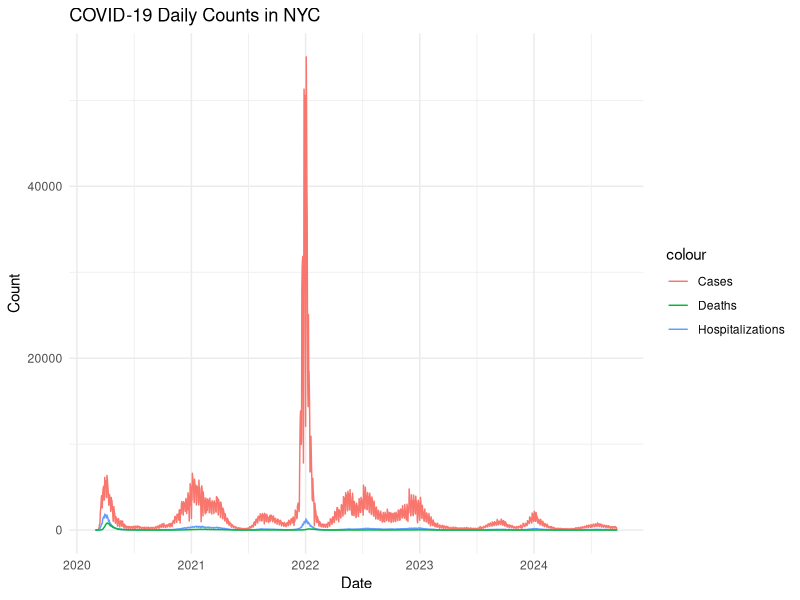
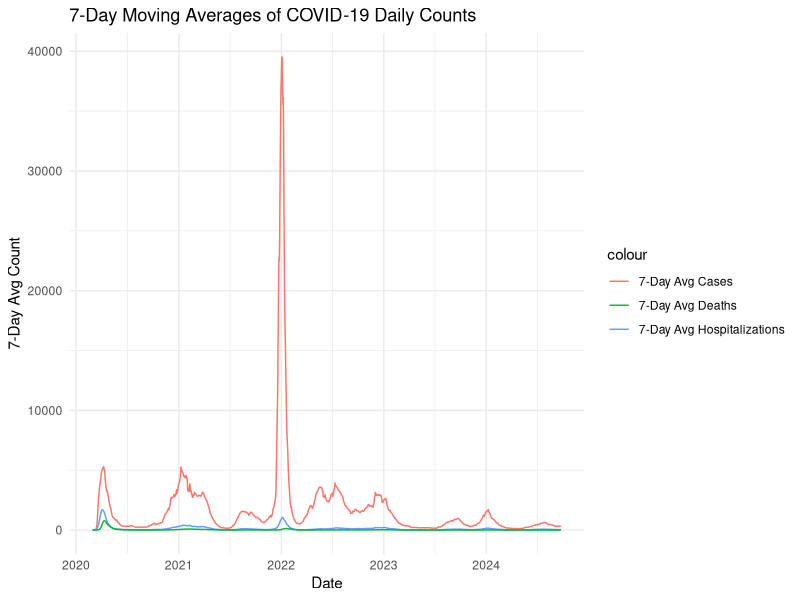
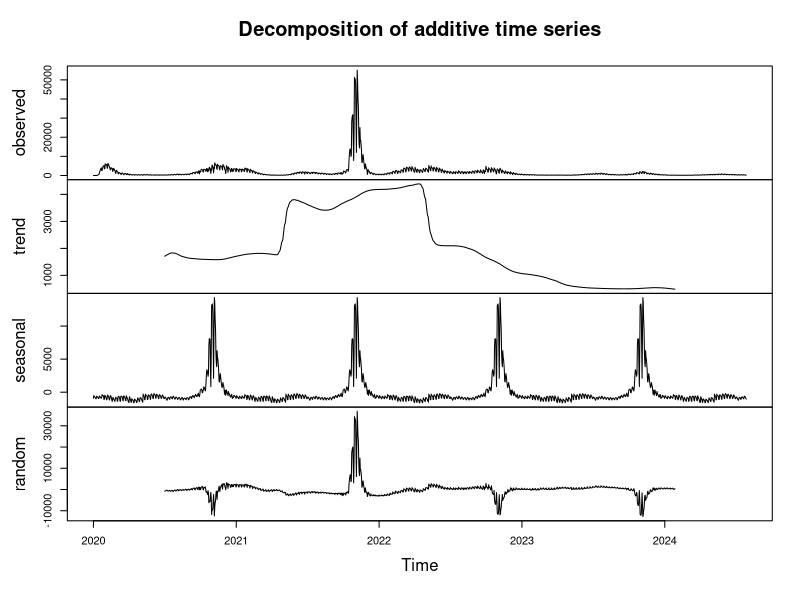
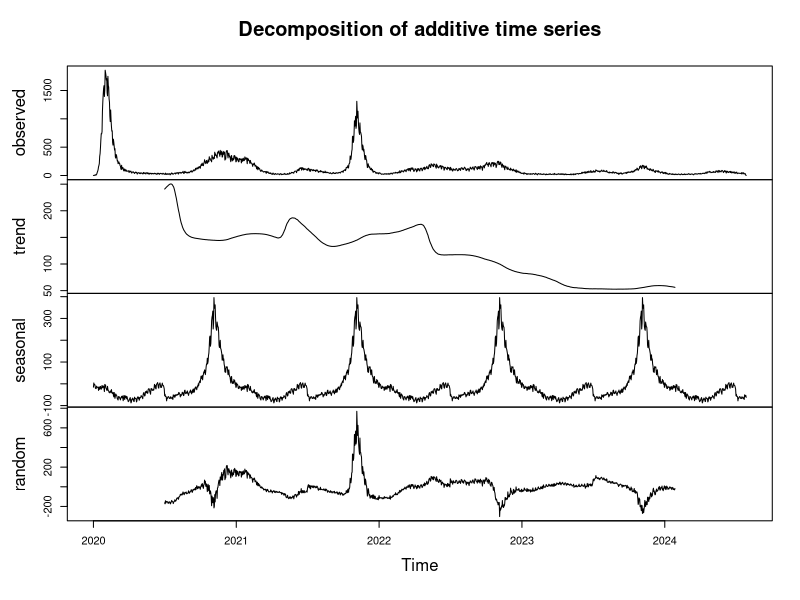
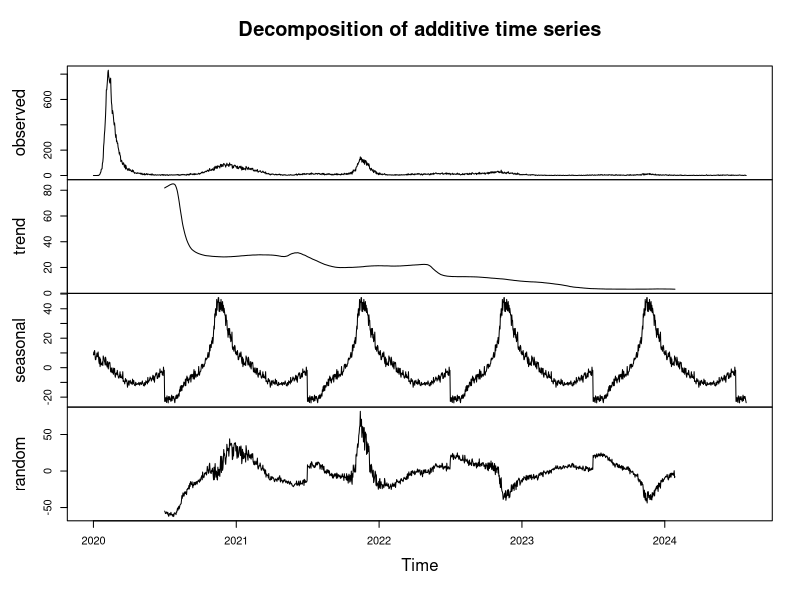
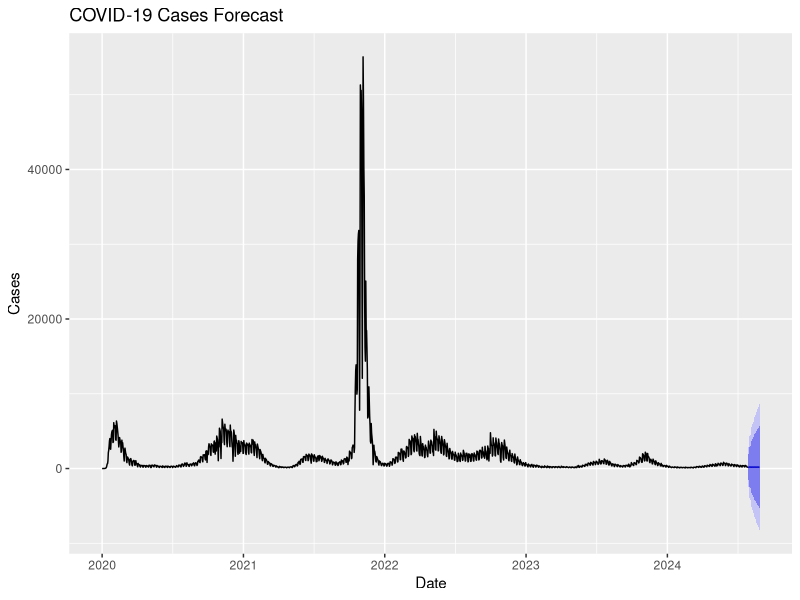
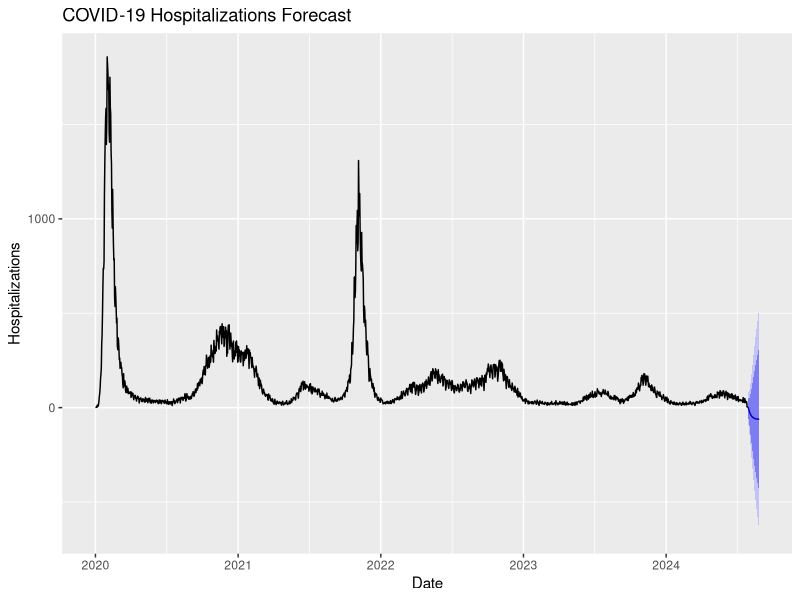
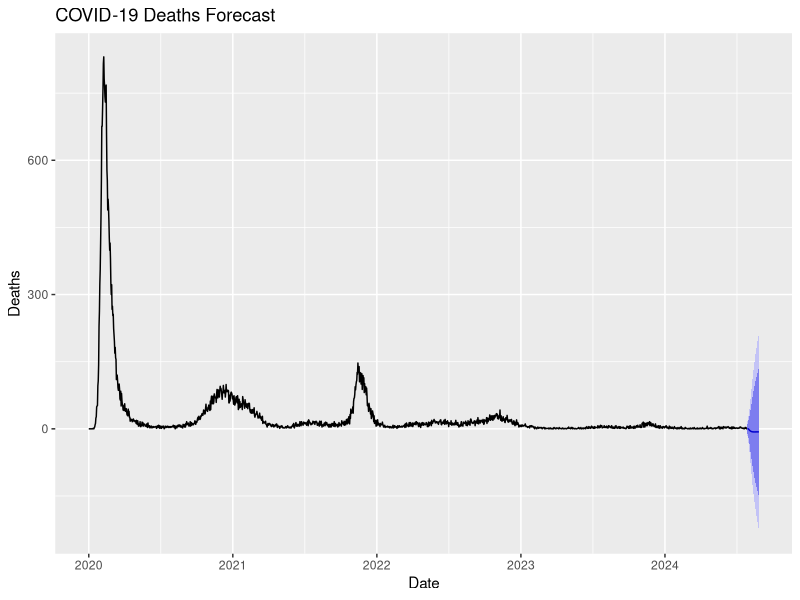

R code for these plots, in order:
## ---- chunk 1
# Load required libraries
library(forecast)
library(tseries)
library(ggplot2)
library(zoo)
library(knitr)
## ---- chunk 2
# Load the dataset
data <- read.csv("COVID-19_Daily_Counts_of_Cases__Hospitalizations__and_Deaths_20240929.csv")

# Rename the date column
names(data)[names(data) == "date_of_interest"] <- "Date"

# Convert the Date column to Date format with correct format (MM/DD/YYYY)
data$Date <- as.Date(data$Date, format = "%m/%d/%Y")

# Check for missing values
sum(is.na(data))

# Handle missing values by filling with zeros (if needed)
data[is.na(data)] <- 0
## ---- chunk 3
# Summary statistics of key columns
summary_table <- summary(data[c("CASE_COUNT", "HOSPITALIZED_COUNT", "DEATH_COUNT")])
summary_table

# Convert summary to a printable table
kable(summary_table, caption = "Summary Statistics of COVID-19 Daily Counts")
## ---- chunk 4
# Plot the time series data
ggplot(data, aes(x = Date)) +
  geom_line(aes(y = CASE_COUNT, color = "Cases")) +
  geom_line(aes(y = HOSPITALIZED_COUNT, color = "Hospitalizations")) +
  geom_line(aes(y = DEATH_COUNT, color = "Deaths")) +
  labs(title = "COVID-19 Daily Counts in NYC", x = "Date", y = "Count") +
  theme_minimal()
## ---- chunk 5
# Plot 7-day moving averages
ggplot(data, aes(x = Date)) +
  geom_line(aes(y = CASE_COUNT_7DAY_AVG, color = "7-Day Avg Cases")) +
  geom_line(aes(y = HOSP_COUNT_7DAY_AVG, color = "7-Day Avg Hospitalizations")) +
  geom_line(aes(y = DEATH_COUNT_7DAY_AVG, color = "7-Day Avg Deaths")) +
  labs(title = "7-Day Moving Averages of COVID-19 Daily Counts", x = "Date", y = "7-Day Avg Count") +
  theme_minimal()
## ---- chunk 6
# Convert data into time series object
cases_ts <- ts(data$CASE_COUNT, start = c(2020, 1), frequency = 365)

# Decompose the time series
decomposed_cases <- decompose(cases_ts)

# Plot the decomposition
plot(decomposed_cases)
## ---- chunk 7
# Time series decomposition for hospitalizations
hosp_ts <- ts(data$HOSPITALIZED_COUNT, start = c(2020, 1), frequency = 365)
decomposed_hosp <- decompose(hosp_ts)

# Plot decomposition of hospitalizations
plot(decomposed_hosp)
## ---- chunk 8
# Time series decomposition for deaths
deaths_ts <- ts(data$DEATH_COUNT, start = c(2020, 1), frequency = 365)
decomposed_deaths <- decompose(deaths_ts)

# Plot decomposition of deaths
plot(decomposed_deaths)
## ---- chunk 9
# Fit an ARIMA model to the cases data
arima_model_cases <- auto.arima(cases_ts)

# Forecast the next 30 days
forecast_cases <- forecast(arima_model_cases, h = 30)

# Plot the forecast
autoplot(forecast_cases) +
  labs(title = "COVID-19 Cases Forecast", x = "Date", y = "Cases")
## ---- chunk 10
# Fit ARIMA model for hospitalizations
arima_model_hosp <- auto.arima(hosp_ts)
forecast_hosp <- forecast(arima_model_hosp, h = 30)

# Plot the forecast for hospitalizations
autoplot(forecast_hosp) +
  labs(title = "COVID-19 Hospitalizations Forecast", x = "Date", y = "Hospitalizations")
## ---- chunk 11
# Fit ARIMA model for deaths
arima_model_deaths <- auto.arima(deaths_ts)
forecast_deaths <- forecast(arima_model_deaths, h = 30)

# Plot the forecast for deaths
autoplot(forecast_deaths) +
  labs(title = "COVID-19 Deaths Forecast", x = "Date", y = "Deaths")
## ---- chunk 12
# Model accuracy
accuracy(forecast_cases)
## ---- chunk 13
# Create a comparison table for forecasted values
comparison_table <- data.frame(
  Date = forecast_cases$mean,
  Forecasted_Cases = as.numeric(forecast_cases$mean),
  Forecasted_Hospitalizations = as.numeric(forecast_hosp$mean),
  Forecasted_Deaths = as.numeric(forecast_deaths$mean)
)

# Display the comparison table
kable(comparison_table[1:10,], caption = "Comparison of Forecasted Cases, Hospitalizations, and Deaths for the Next 30 Days")
